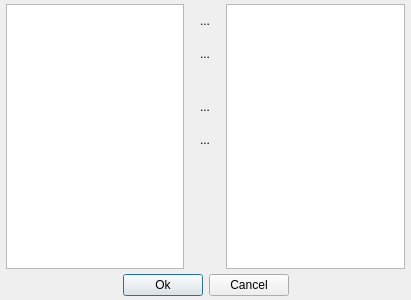
<?xml version="1.0" encoding="UTF-8"?>
<ui version="4.0">
 <class>GenerateSelected</class>
 <widget class="QDialog" name="GenerateSelected">
  <property name="geometry">
   <rect>
    <x>0</x>
    <y>0</y>
    <width>411</width>
    <height>300</height>
   </rect>
  </property>
  <property name="windowTitle">
   <string>Generate Selected</string>
  </property>
  <property name="windowIcon">
   <iconset>
    <normaloff>:/Buttons/Save.png</normaloff>:/Buttons/Save.png</iconset>
  </property>
  <layout class="QVBoxLayout" name="verticalLayout">
   <property name="spacing">
    <number>2</number>
   </property>
   <property name="margin">
    <number>2</number>
   </property>
   <item>
    <widget class="QFrame" name="frame">
     <property name="frameShape">
      <enum>QFrame::NoFrame</enum>
     </property>
     <property name="frameShadow">
      <enum>QFrame::Raised</enum>
     </property>
     <layout class="QHBoxLayout" name="horizontalLayout">
      <property name="spacing">
       <number>4</number>
      </property>
      <property name="leftMargin">
       <number>4</number>
      </property>
      <property name="topMargin">
       <number>2</number>
      </property>
      <property name="rightMargin">
       <number>4</number>
      </property>
      <property name="bottomMargin">
       <number>2</number>
      </property>
      <item>
       <widget class="QListWidget" name="NormalList"/>
      </item>
      <item>
       <widget class="QFrame" name="frame_3">
        <property name="sizePolicy">
         <sizepolicy hsizetype="Fixed" vsizetype="Preferred">
          <horstretch>0</horstretch>
          <verstretch>0</verstretch>
         </sizepolicy>
        </property>
        <property name="minimumSize">
         <size>
          <width>0</width>
          <height>0</height>
         </size>
        </property>
        <property name="frameShape">
         <enum>QFrame::NoFrame</enum>
        </property>
        <property name="frameShadow">
         <enum>QFrame::Raised</enum>
        </property>
        <layout class="QVBoxLayout" name="verticalLayout_2">
         <property name="spacing">
          <number>1</number>
         </property>
         <property name="margin">
          <number>1</number>
         </property>
         <item>
          <widget class="QToolButton" name="AddAll">
           <property name="sizePolicy">
            <sizepolicy hsizetype="Fixed" vsizetype="Fixed">
             <horstretch>0</horstretch>
             <verstretch>0</verstretch>
            </sizepolicy>
           </property>
           <property name="minimumSize">
            <size>
             <width>32</width>
             <height>32</height>
            </size>
           </property>
           <property name="text">
            <string>...</string>
           </property>
           <property name="icon">
            <iconset resource="Resources.qrc">
             <normaloff>:/Buttons/Icons/go-last.png</normaloff>:/Buttons/Icons/go-last.png</iconset>
           </property>
           <property name="iconSize">
            <size>
             <width>32</width>
             <height>32</height>
            </size>
           </property>
           <property name="autoRaise">
            <bool>true</bool>
           </property>
          </widget>
         </item>
         <item>
          <widget class="QToolButton" name="Add">
           <property name="minimumSize">
            <size>
             <width>32</width>
             <height>32</height>
            </size>
           </property>
           <property name="text">
            <string>...</string>
           </property>
           <property name="icon">
            <iconset resource="Resources.qrc">
             <normaloff>:/Buttons/Icons/go-next.png</normaloff>:/Buttons/Icons/go-next.png</iconset>
           </property>
           <property name="iconSize">
            <size>
             <width>32</width>
             <height>32</height>
            </size>
           </property>
           <property name="autoRaise">
            <bool>true</bool>
           </property>
          </widget>
         </item>
         <item>
          <spacer name="verticalSpacer">
           <property name="orientation">
            <enum>Qt::Vertical</enum>
           </property>
           <property name="sizeType">
            <enum>QSizePolicy::Fixed</enum>
           </property>
           <property name="sizeHint" stdset="0">
            <size>
             <width>20</width>
             <height>20</height>
            </size>
           </property>
          </spacer>
         </item>
         <item>
          <widget class="QToolButton" name="Remove">
           <property name="minimumSize">
            <size>
             <width>32</width>
             <height>32</height>
            </size>
           </property>
           <property name="text">
            <string>...</string>
           </property>
           <property name="icon">
            <iconset resource="Resources.qrc">
             <normaloff>:/Buttons/Icons/go-previous_red.png</normaloff>:/Buttons/Icons/go-previous_red.png</iconset>
           </property>
           <property name="iconSize">
            <size>
             <width>32</width>
             <height>32</height>
            </size>
           </property>
           <property name="autoRaise">
            <bool>true</bool>
           </property>
          </widget>
         </item>
         <item>
          <widget class="QToolButton" name="RemoveAll">
           <property name="minimumSize">
            <size>
             <width>32</width>
             <height>32</height>
            </size>
           </property>
           <property name="text">
            <string>...</string>
           </property>
           <property name="icon">
            <iconset resource="Resources.qrc">
             <normaloff>:/Buttons/Icons/go-first-red.png</normaloff>:/Buttons/Icons/go-first-red.png</iconset>
           </property>
           <property name="iconSize">
            <size>
             <width>32</width>
             <height>32</height>
            </size>
           </property>
           <property name="autoRaise">
            <bool>true</bool>
           </property>
          </widget>
         </item>
         <item>
          <spacer name="verticalSpacer_2">
           <property name="orientation">
            <enum>Qt::Vertical</enum>
           </property>
           <property name="sizeHint" stdset="0">
            <size>
             <width>20</width>
             <height>40</height>
            </size>
           </property>
          </spacer>
         </item>
        </layout>
       </widget>
      </item>
      <item>
       <widget class="QListView" name="GenerateList"/>
      </item>
     </layout>
    </widget>
   </item>
   <item>
    <widget class="QFrame" name="frame_2">
     <property name="minimumSize">
      <size>
       <width>0</width>
       <height>25</height>
      </size>
     </property>
     <property name="maximumSize">
      <size>
       <width>16777215</width>
       <height>25</height>
      </size>
     </property>
     <property name="frameShape">
      <enum>QFrame::NoFrame</enum>
     </property>
     <property name="frameShadow">
      <enum>QFrame::Raised</enum>
     </property>
     <property name="lineWidth">
      <number>0</number>
     </property>
     <layout class="QHBoxLayout" name="horizontalLayout_2">
      <property name="margin">
       <number>1</number>
      </property>
      <item>
       <spacer name="horizontalSpacer">
        <property name="orientation">
         <enum>Qt::Horizontal</enum>
        </property>
        <property name="sizeHint" stdset="0">
         <size>
          <width>40</width>
          <height>20</height>
         </size>
        </property>
       </spacer>
      </item>
      <item>
       <widget class="QPushButton" name="Ok">
        <property name="sizePolicy">
         <sizepolicy hsizetype="Fixed" vsizetype="Fixed">
          <horstretch>0</horstretch>
          <verstretch>0</verstretch>
         </sizepolicy>
        </property>
        <property name="text">
         <string>Ok</string>
        </property>
       </widget>
      </item>
      <item>
       <widget class="QPushButton" name="Cancel">
        <property name="sizePolicy">
         <sizepolicy hsizetype="Fixed" vsizetype="Fixed">
          <horstretch>0</horstretch>
          <verstretch>0</verstretch>
         </sizepolicy>
        </property>
        <property name="text">
         <string>Cancel</string>
        </property>
       </widget>
      </item>
      <item>
       <spacer name="horizontalSpacer_2">
        <property name="orientation">
         <enum>Qt::Horizontal</enum>
        </property>
        <property name="sizeHint" stdset="0">
         <size>
          <width>40</width>
          <height>20</height>
         </size>
        </property>
       </spacer>
      </item>
     </layout>
    </widget>
   </item>
  </layout>
 </widget>
 <resources>
  <include location="Resources.qrc"/>
 </resources>
 <connections/>
</ui>
